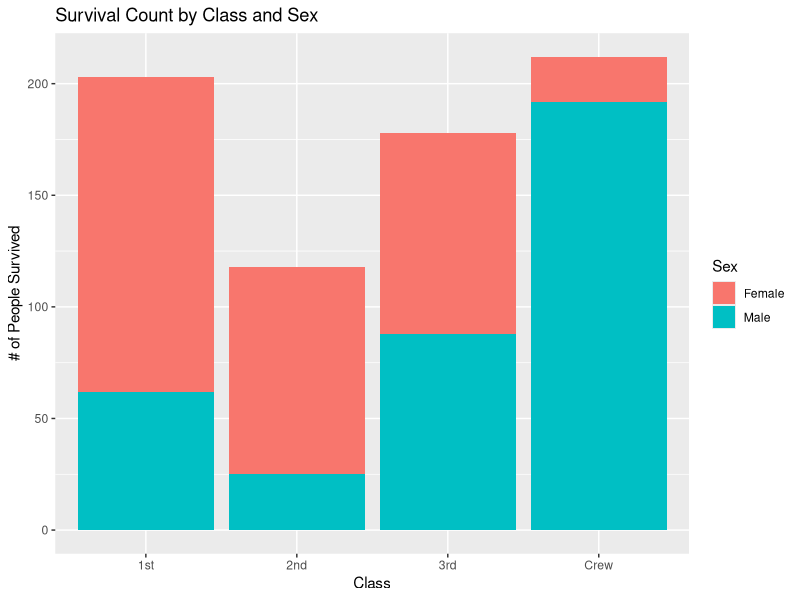
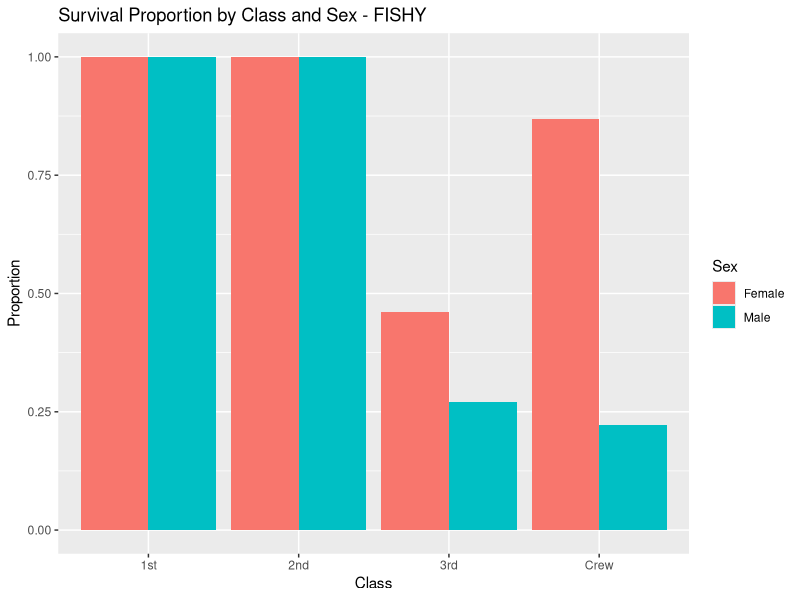
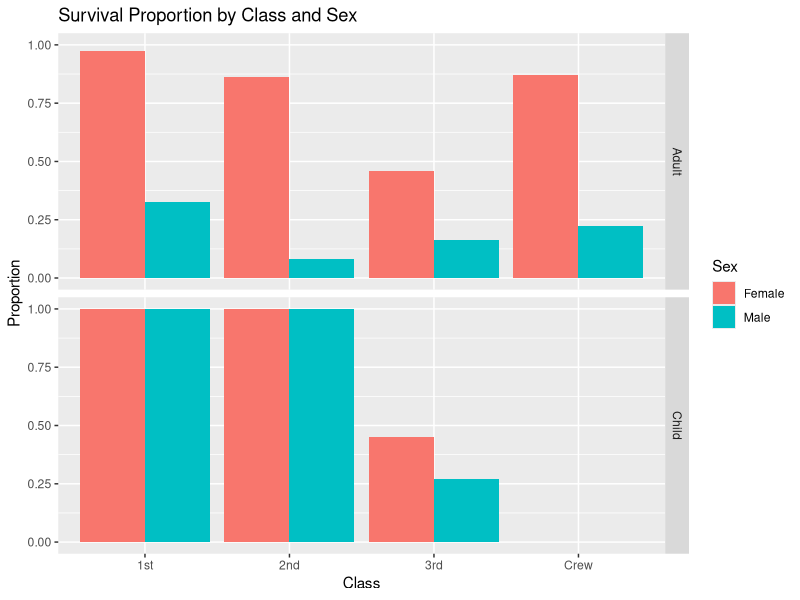

The R script that drew these images, in order:
## ---- chunk 1
library(tidyverse)

df_titanic <- as_tibble(Titanic)
## ---- chunk 2
## TASK: Perform a `glimpse` of df_titanic
glimpse(df_titanic)
summary(df_titanic)
## ---- chunk 3
## NOTE: No need to edit! We'll cover how to
## do this calculation in a later exercise.
df_titanic %>% summarize(total = sum(n))
## ---- chunk 4
## TASK: Visualize counts against `Class` and `Sex`

df_titanic %>%
  filter(Survived == "Yes") %>%
  group_by(Class, Sex) %>%
  ggplot(aes(fill=Sex, y=n, x=Class)) + 
    geom_bar(position="stack", stat="identity") + 
    labs(title = "Survival Count by Class and Sex", x = "Class", y = "# of People Survived")

## ---- chunk 5
## NOTE: No need to edit! We'll cover how to
## do this calculation in a later exercise.
df_prop <-
  df_titanic %>%
  group_by(Class, Sex, Age) %>%
  mutate(
    Total = sum(n),
    Prop = n / Total
  ) %>%
  ungroup()
df_prop
## ---- chunk 6
df_prop %>%
  filter(Survived == "Yes") %>%
  group_by(Class, Sex) %>%
  ggplot(aes(fill=Sex, y=Prop, x=Class)) + 
    geom_bar(position="dodge", stat="identity") + 
    labs(title = "Survival Proportion by Class and Sex - FISHY", x = "Class", y = "Proportion")
## ---- chunk 7
df_prop %>%
  filter(Survived == "Yes") %>%
  group_by(Class, Sex) %>%
  ggplot(aes(fill=Sex, y=Prop, x=Class)) + 
    geom_bar(position="dodge", stat="identity") + 
    labs(title = "Survival Proportion by Class and Sex", x = "Class", y =   "Proportion") + 
    facet_grid("Age")
